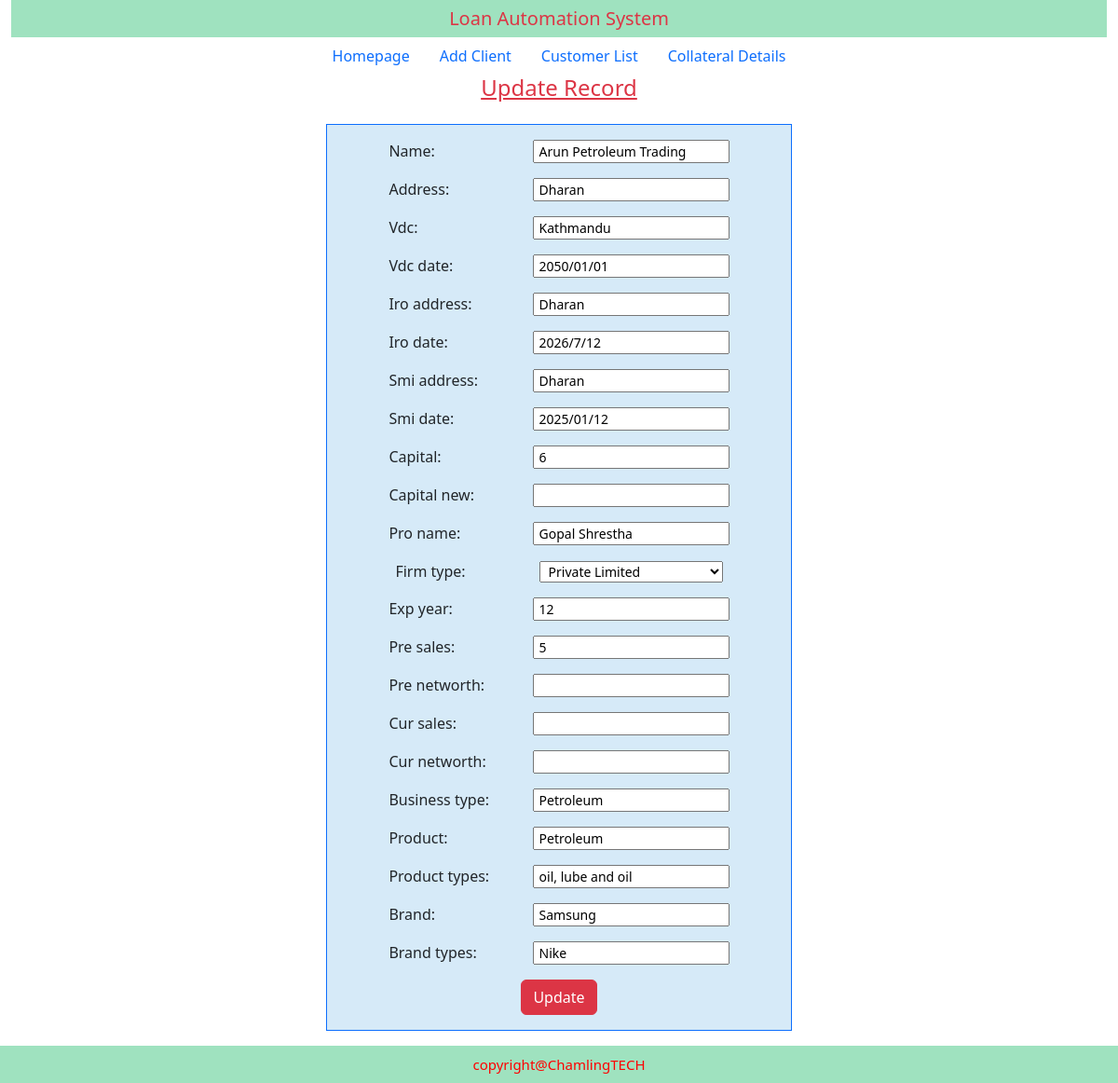
The app's page /clientupdate/5 with its own data.
### loanapp/models.py (models this page shows, shortened)
class ClientDetail(models.Model):
    name= models.CharField(max_length=300)
    address= models.CharField(max_length=150)
    vdc= models.CharField(max_length=100, null=True, blank=True)
    vdc_date= models.CharField(max_length=12, null=True, blank=True)
    iro_address= models.CharField(max_length=50)
    iro_date= models.CharField(max_length=12)
    smi_address= models.CharField(max_length=50)
    smi_date= models.CharField(max_length=12)
    capital= models.CharField(max_length=20)
    capital_new= models.CharField(max_length=20, null=True, blank=True, default='')
    pro_name= models.CharField(max_length=100)
    firm_type= models.CharField(max_length=100, choices=FORM_CHOICES)
    exp_year= models.CharField(max_length=5, null=True, default='', blank=True)
    pre_sales= models.CharField(max_length=6, null=True, default='', blank=True)
    pre_networth= models.CharField(max_length=6, null=True, default='', blank=True)
    cur_sales= models.CharField(max_length=6, null=True, default='', blank=True)
    cur_networth= models.CharField(max_length=6, null=True, default='', blank=True)
    business_type= models.CharField(max_length=100, null=True, default='', blank=True)
    product= models.CharField(max_length=100, null=True, default='', blank=True)
    product_types= models.CharField(max_length=100, null=True, default='', blank=True)
    brand= models.CharField(max_length=100, default='', blank=True, null= True)
    brand_types= models.CharField(max_length=100, default='', blank=True, null=True)

### loanapp/views.py (the view)
# urls.py: path('clientupdate/<int:pk>',ClientUpdate.as_view(), name='clientupdate'),
class ClientUpdate(UpdateView):
    model= ClientDetail
    form_class= ClientDetailForm
    template_name= 'client_update.html'
    success_url= '/clientlist/'

### loanapp/forms.py
class ClientDetailForm(forms.ModelForm):
    class Meta:
        model= ClientDetail
        fields= '__all__'

### templates/client_update.html (shortened to what this page needs)
{% extends 'base.html' %}
{% load static %}
{% block css %} <link rel="stylesheet" href="{% static 'css/client_update.css' %}"/> {% endblock css %}
{% block bodycontent %}
<div class="container text-center">
    <h4 class="text-danger text-decoration-underline">Update Record</h4>
    <div class="text-center p-3">
      <form action="" class="mx-auto update-form border border-primary py-3" method="POST">
        {{form.as_p}}
        <input type="submit" value="Update" class="btn btn-danger">
    </form>
    </div>
</div>
{% endblock bodycontent %}

### static/css/base.css (style rules this page uses)
* { margin:0; padding:0; box-sizing: border-box; }
html { height:100%; }
body { width:100%; display:flex; flex-direction:column; height:100%; }

### static/css/client_update.css (style rules this page uses)
.update-form { width:500px; background-color: #D6EAF8 ; }
label { display: inline-block; width: 150px; text-align: left; }
input, select { padding-left:5px; font-size:14px; }

### records on screen
ClientDetail: name "Arun Petroleum Trading", address "Dharan", vdc "Kathmandu", vdc_date "2050/01/01", iro_address "Dharan", iro_date "2026/7/12", smi_address "Dharan", smi_date "2025/01/12", capital "6", pro_name "Gopal Shrestha", firm_type "Private Limited", exp_year "12", pre_sales "5", business_type "Petroleum", product "Petroleum", product_types "oil, lube and oil", brand "Samsung", brand_types "Nike"
